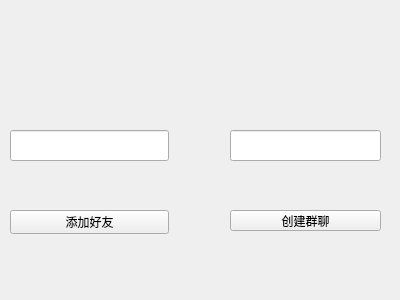
<?xml version="1.0" encoding="UTF-8"?>
<ui version="4.0">
 <class>new_friends_group</class>
 <widget class="QWidget" name="new_friends_group">
  <property name="geometry">
   <rect>
    <x>0</x>
    <y>0</y>
    <width>400</width>
    <height>300</height>
   </rect>
  </property>
  <property name="windowTitle">
   <string>Form</string>
  </property>
  <widget class="QPushButton" name="pushButton">
   <property name="geometry">
    <rect>
     <x>10</x>
     <y>210</y>
     <width>159</width>
     <height>24</height>
    </rect>
   </property>
   <property name="text">
    <string>添加好友</string>
   </property>
  </widget>
  <widget class="QPushButton" name="pushButton_2">
   <property name="geometry">
    <rect>
     <x>230</x>
     <y>210</y>
     <width>151</width>
     <height>21</height>
    </rect>
   </property>
   <property name="text">
    <string>创建群聊</string>
   </property>
  </widget>
  <widget class="QLineEdit" name="lineEdit">
   <property name="geometry">
    <rect>
     <x>10</x>
     <y>130</y>
     <width>159</width>
     <height>31</height>
    </rect>
   </property>
  </widget>
  <widget class="QLineEdit" name="lineEdit_2">
   <property name="geometry">
    <rect>
     <x>230</x>
     <y>130</y>
     <width>151</width>
     <height>31</height>
    </rect>
   </property>
  </widget>
 </widget>
 <resources/>
 <connections/>
</ui>
